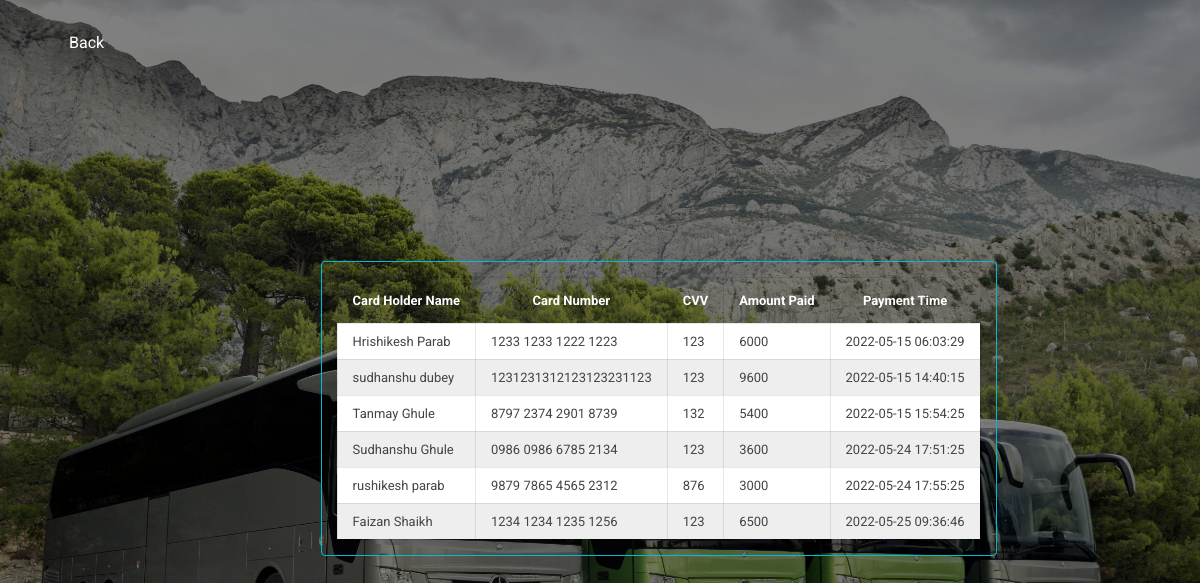
/Trial/phistory.php (signed in), run on the app's committed database.
### tables this page shows
CREATE TABLE IF NOT EXISTS `payment` (
  `p_id` int(11) NOT NULL AUTO_INCREMENT,
  `card_holder_name` varchar(255) DEFAULT NULL,
  `cvv` varchar(255) DEFAULT NULL,
  `card_number` varchar(255) DEFAULT NULL,
  `amount` bigint(20) DEFAULT NULL,
  `months` varchar(255) DEFAULT NULL,
  `years` bigint(20) DEFAULT NULL,
  `payment_time` timestamp NOT NULL DEFAULT current_timestamp() ON UPDATE current_timestamp(),
  `r_id` int(11) NOT NULL,
  `b_id` int(11) NOT NULL,
  PRIMARY KEY (`p_id`),
  KEY `r_id` (`r_id`,`b_id`),
  KEY `fk2` (`b_id`)
);

### Trial/phistory.php (the view, shortened to what this page needs)
<?php
  $r_id= " ". $_SESSION["user_id"] ." ";
?>
<html>
<head>
	<link rel="stylesheet" href="css1/edinfo.css">
</head>
<body>
	 <div class="main">
			<ul>
				<li><a href="main2.php">Back</a></li>
			</ul>
	</div>
	<div class="table">
		<table>
			<thead>
				<tr>
					<th>Card Holder Name</th>
					<th>Card Number</th>
					<th>CVV</th>
					<th>Amount Paid</th>
					<th>Payment Time</th>
				</tr>
			</thead>
			<tbody>
<?php
	include('include/connect.php');
    $sql="SELECT * FROM payment p WHERE r_id= $r_id";
    $result=mysqli_query($conn,$sql);
    $num=mysqli_num_rows($result);
    if($num!=0)
        {
        	while($row=mysqli_fetch_assoc($result))
        	{
        		echo"
        		<tr>
        			<td> ".$row['card_holder_name']." </td>
        			<td> ".$row['card_number']." </td>
        			<td> ".$row['cvv']." </td>
        			<td> ".$row['amount']." </td>
          			<td> ".$row['payment_time']." </td>
               	</tr>
               	 ";
        	}
        }
?>
			</tbody>
		</table>
	</div>
</body>
</html>

### Trial/css1/edinfo.css (style rules this page uses)
* { box-sizing: border-box; }
body { min-height: auto; display: flex; font-family: 'Roboto', sans-serif; background: linear-gradient(to top,rgba(0,0,0,0.5)50%,rgba(0,0,0,0.5)50%),url(images/1.jpg); background-position: center; background-size: cover; height: 100vh; }
ul li { display: inline-block; }
ul li a { text-decoration: none; color: #fff; padding: 5px 20px; border: 1px solid transparent; transition: 0.6s ease; }
.table { max-width: 900px; border: 1px solid #00bcd4; background-color: linear-gradient(to top,rgba(0,0,0,0.5),rgba(0,0,0,0.5)50%); padding: 15px; overflow: auto; margin: auto; border-radius: 4px; }
table { width: 100%; font-size: 13px; color: #444; white-space: nowrap; border-collapse: collapse; }
table>thead { background-color: linear-gradient(to top,rgba(0,0,0,0.5),rgba(0,0,0,0.5)50%); color: #fff; }
table>thead th { padding: 15px; }
table th, table td { border: 1px solid #00000017; padding: 10px 15px; }
table>tbody>tr { background-color: #fff; transition: 0.3s ease-in-out; }
table>tbody>tr:nth-child(even) { background-color: rgb(238, 238, 238); }
ul { float:right; list-style-type: none; margin-top: 25px; }

### data on the page
payment: card_holder_name "Hrishikesh Parab", card_number "1233 1233 1222 1223", cvv "123", amount "6000", payment_time "2022-05-15 06:03:29"
payment: card_holder_name "sudhanshu dubey", card_number "1231231312123123231123", cvv "123", amount "9600", payment_time "2022-05-15 14:40:15"
payment: card_holder_name "Tanmay Ghule", card_number "8797 2374 2901 8739", cvv "132", amount "5400", payment_time "2022-05-15 15:54:25"
payment: card_holder_name "Sudhanshu Ghule", card_number "0986 0986 6785 2134", cvv "123", amount "3600", payment_time "2022-05-24 17:51:25"
payment: card_holder_name "rushikesh parab", card_number "9879 7865 4565 2312", cvv "876", amount "3000", payment_time "2022-05-24 17:55:25"
payment: card_holder_name "Faizan Shaikh", card_number "1234 1234 1235 1256", cvv "123", amount "6500", payment_time "2022-05-25 09:36:46"
